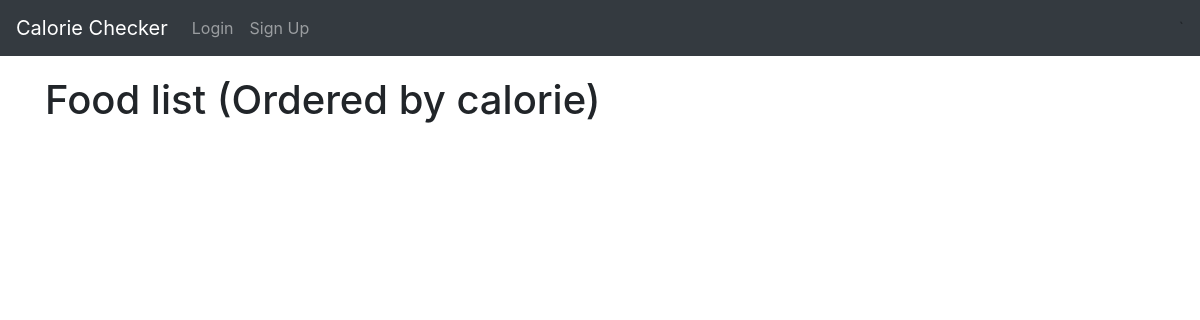
The page /foods/ on the database as committed earlier.
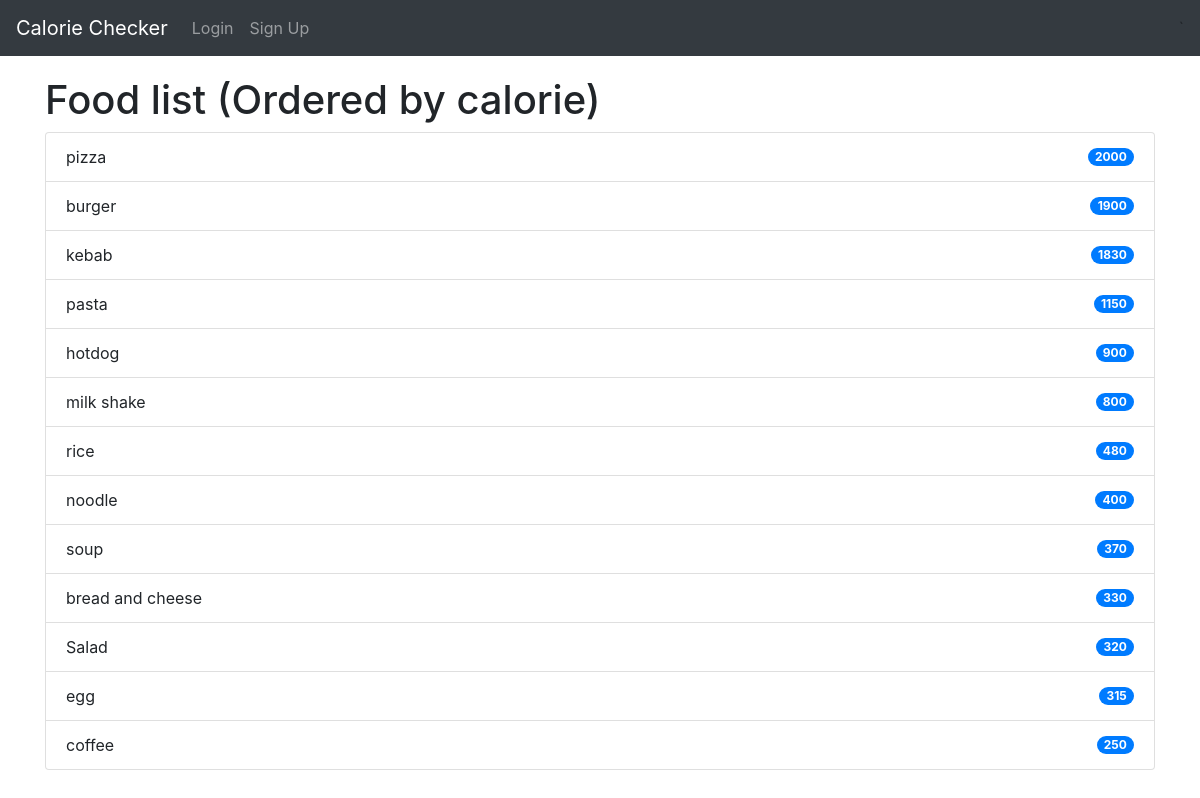
The same page on the database as committed later.
### calorie/models.py (models this page shows, shortened)
class Food(models.Model):
    name = models.CharField(max_length=256)
    calorie = models.PositiveBigIntegerField()

### calorie/views.py (the view)
# urls.py: path('foods/', FoodListView.as_view(), name='food_list'),
class FoodListView(ListView):
    model = Food
    template_name = 'food/list.html'
    context_object_name = 'foods'
    ordering = '-calorie'

### templates/food/list.html
{% extends 'base.html' %}
{% block content %}
    <h1>Food list (Ordered by calorie)</h1>
    <ul class="list-group">
        {% for food in foods %}
            <li class="list-group-item d-flex justify-content-between align-items-center">
                {{ food.name }}
                <span class="badge badge-primary badge-pill">{{ food.calorie }} </span>
            </li>
        {% endfor %}
    </ul>
{% endblock content %}

### templates/base.html (shortened to what this page needs)
{% load static %}
<html>
<head>
    <link rel="stylesheet" href="{% static 'css/base.css' %}">
    <link rel="stylesheet"
          href="https://stackpath.bootstrapcdn.com/bootstrap/4.1.3/css/bootstrap.min.css"
>
</head>
<body>
<nav class="navbar navbar-expand-lg navbar-dark bg-dark">
    <a class="navbar-brand" href="{% url 'home' %}">Calorie Checker</a>
    <div class="collapse navbar-collapse" id="navbarNavAltMarkup">
        <div class="navbar-nav">
            {% if user.is_authenticated %}
                <a class="nav-item nav-link" href="{% url 'calorie_profile_detail' %}">Calorie
                    Profile</a>
                <a class="nav-item nav-link" href="{% url 'user_food_new' %}">Add Food</a>
                <a class="nav-item nav-link" href="{% url 'user_food_list' %}">Your Foods</a>
                <a class="nav-item nav-link" href="{% url 'food_list' %}">Food list</a>
                <a class="nav-item nav-link" href="{% url 'users_calorie_list' %}">Users Info</a>
                <a class="nav-item nav-link" href="{% url 'logout' %}">Log Out</a>
            {% else %}
                <a class="nav-item nav-link" href="{% url 'login' %}">Login</a>
                <a class="nav-item nav-link" href="{% url 'signup' %}">Sign Up</a>
            {% endif %}
        </div>
    </div>`
</nav>
<div class="container">
    <div style="padding-top: 20px" class="justify-content-center">
        {% block content %}
        {% endblock %}
    </div>
</div>
</body>
</html>

### static/css/base.css (style rules this page uses)
body { font-family: 'Source Sans Pro', sans-serif; font-size: 18px; }

Rows that differ between the two databases and show on the page:
added Food: name "pizza", calorie "2000"
added Food: name "burger", calorie "1900"
added Food: name "kebab", calorie "1830"
added Food: name "pasta", calorie "1150"
added Food: name "hotdog", calorie "900"
added Food: name "milk shake", calorie "800"
added Food: name "rice", calorie "480"
added Food: name "noodle", calorie "400"
added Food: name "soup", calorie "370"
added Food: name "bread and cheese", calorie "330"
added Food: name "Salad", calorie "320"
added Food: name "egg", calorie "315"
added Food: name "coffee", calorie "250"
